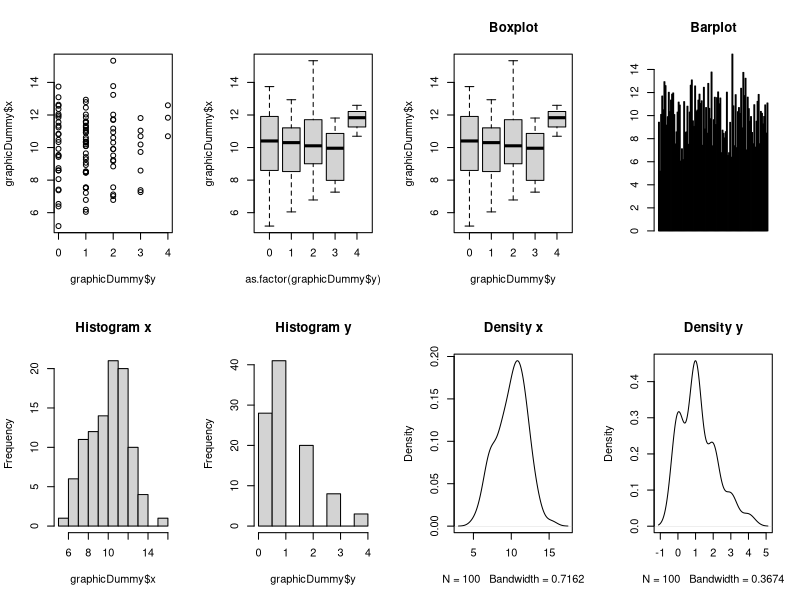
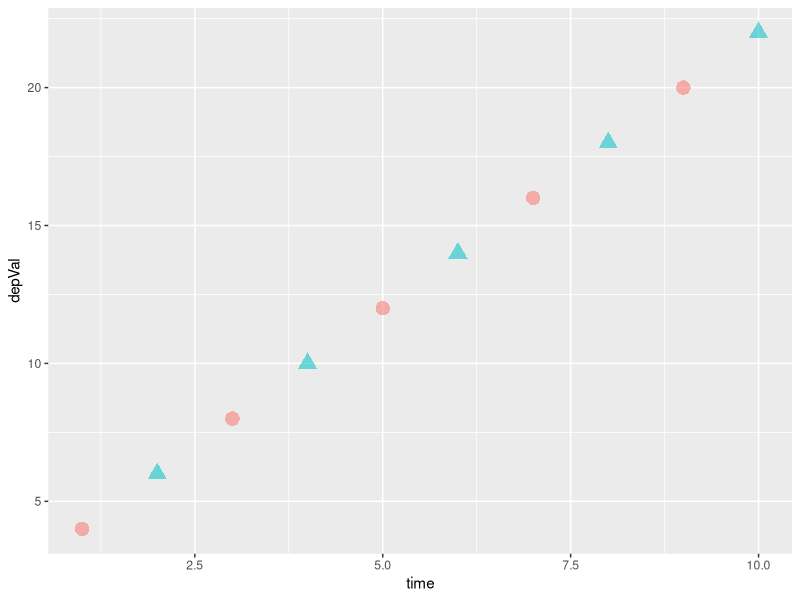
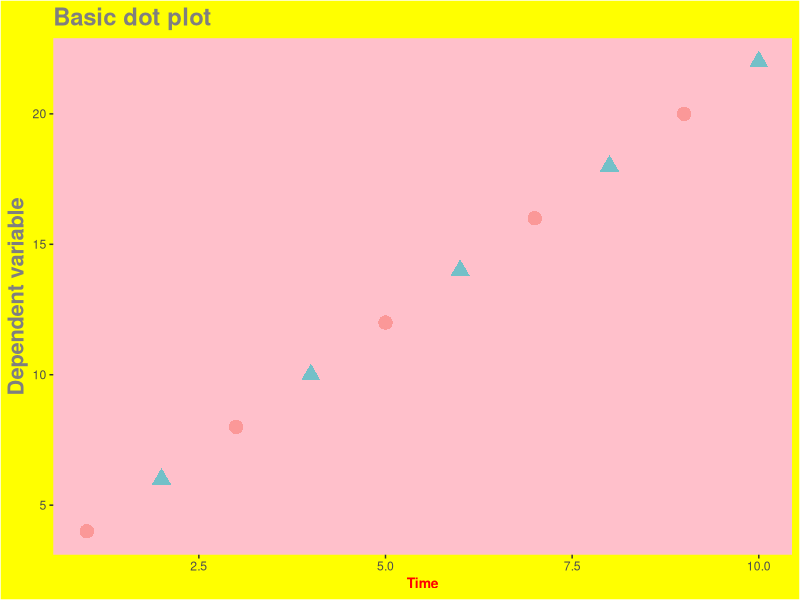
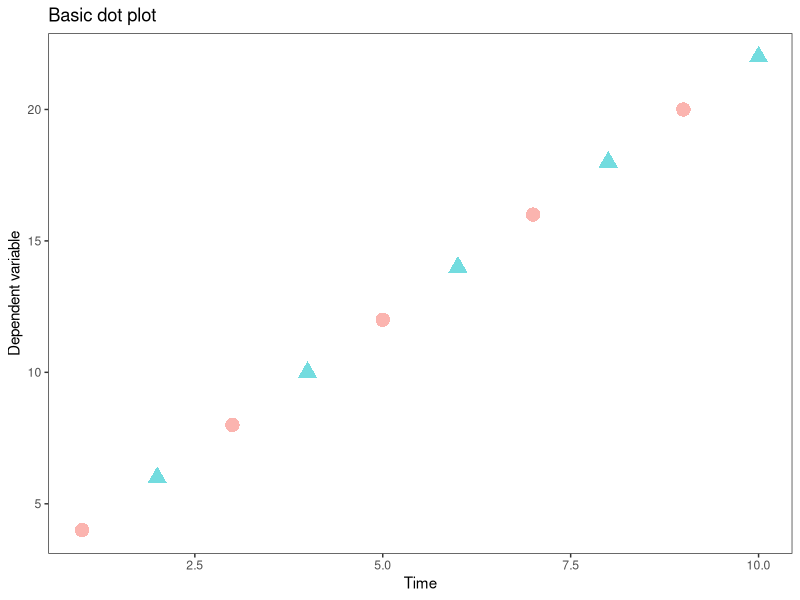
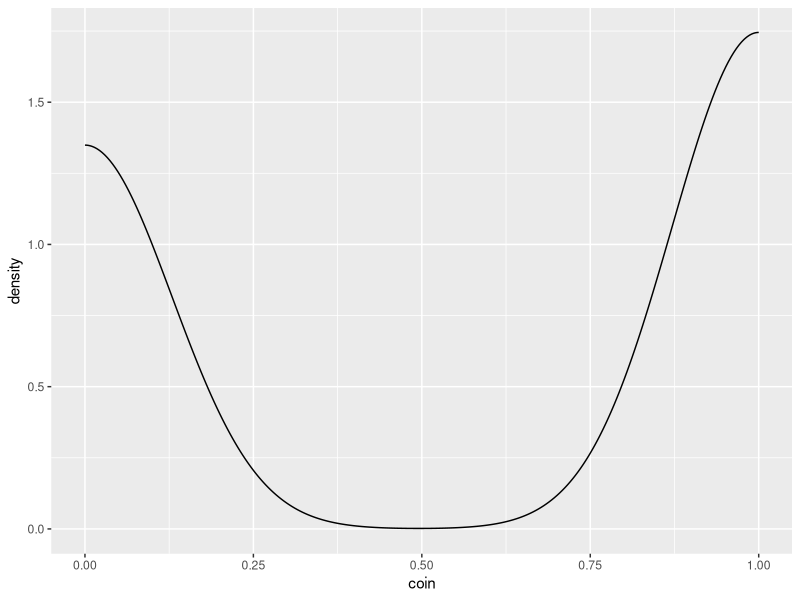
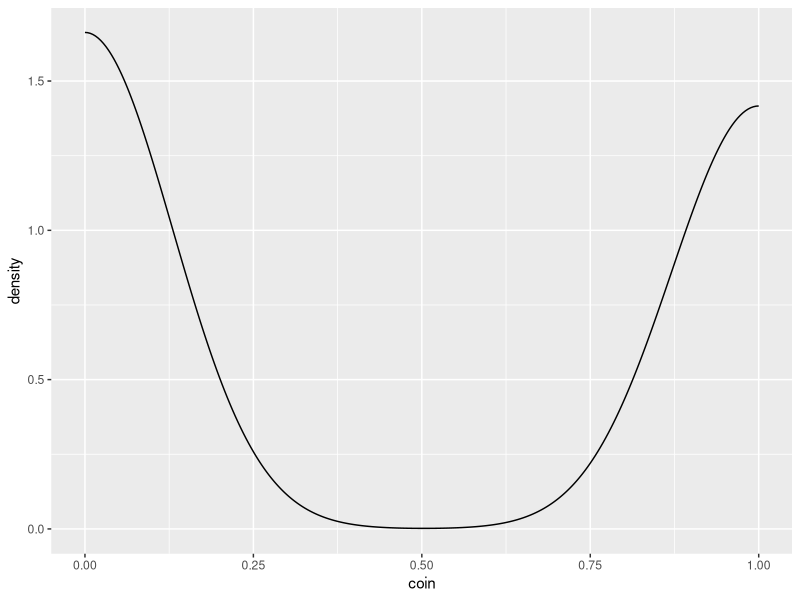
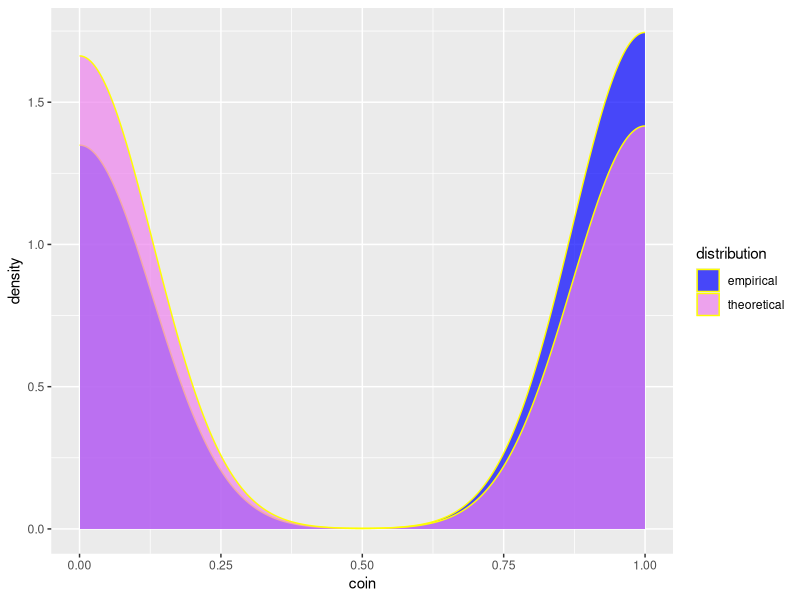
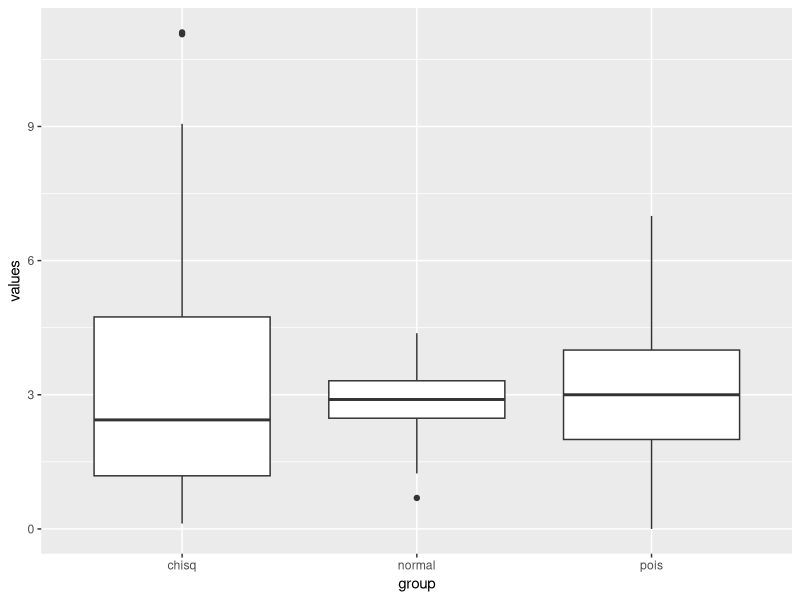

Generate these figures, in order, with R:
## ---- chunk 1
knitr::opts_chunk$set(echo = TRUE)
## ---- chunk 2
library('ggplot2')
library('dplyr')
## ---- chunk 3
graphicDummy <- data.frame(x = rnorm(100, 10, 2), y = rpois(100, 1.2))
par(mfrow = c(2,4))
plot(graphicDummy$x~graphicDummy$y)
plot(graphicDummy$x~as.factor(graphicDummy$y))
boxplot(graphicDummy$x~graphicDummy$y, main = 'Boxplot')
barplot(graphicDummy$x, main = 'Barplot')
hist(graphicDummy$x, main = 'Histogram x')
hist(graphicDummy$y, main = 'Histogram y')
plot(density(graphicDummy$x), main = 'Density x')
plot(density(graphicDummy$y), main = 'Density y')
## ---- chunk 4
plotTable <- data.frame(time = 1:10,
                        depVal = c((1:10)*2)+2,
                        typeDep = rep(c('first', 'second'), times = 5))
basePlot <- ggplot(plotTable, aes(x = time, y = depVal)) +
  geom_point(aes(colour = typeDep, alpha = 0.8, shape = typeDep, size = 3.5),
             show.legend = FALSE)
basePlot
## ---- chunk 5
basePlot +
  labs(title = 'Basic dot plot', x = 'Time', y = 'Dependent variable') +
  theme(axis.title.x     = element_text(size = rel(0.7), colour = 'red'),
        axis.title.y     = element_text(size = rel(1.1)), 
        plot.background  = element_rect(fill = 'yellow'),
        panel.background = element_rect(fill = 'pink'),
        panel.grid       = element_blank(),
        title            = element_text(size = rel(1.3),
                                        colour = 'gray50',
                                        face = 'bold'))
## ---- chunk 6
basePlot +
  labs(title = 'Basic dot plot', x = 'Time', y = 'Dependent variable') +
  theme_bw() +
  theme(panel.grid = element_blank())
## ---- chunk 7
coinDensity <- data.frame(coin = c(rep(1, times = 282), rep(0, times = 218)))
ggplot(coinDensity, aes(x = coin)) + geom_density()
## ---- chunk 8
tCoinDensity <- data.frame(coin = rbinom(500, 1, 0.5))
ggplot(tCoinDensity, aes(x = coin)) + geom_density()
## ---- chunk 9
coinTest <- bind_rows(coinDensity, tCoinDensity) %>%
  bind_cols(distribution = rep(c('empirical', 'theoretical'), each = 500))
ggplot(coinTest, aes(x = coin, fill = distribution)) + 
  geom_density(alpha = 0.7, colour = 'yellow') +
  scale_fill_manual(values = c('blue', 'violet'))
## ---- chunk 10
boxGroups <- data.frame(group = rep(c('normal', 'chisq', 'pois'), each = 100),
                        values = c(rnorm(100, 3, 0.65), rchisq(100, 3), rpois(100, 3)))
ggplot(boxGroups, aes(x = group, y = values)) +
  geom_boxplot()
## ---- chunk 11
barGroups <- boxGroups
ggplot(barGroups, aes(x = group)) +
  geom_bar(stat = 'count')
## ---- chunk 12
brGroups <- boxGroups
ggplot(brGroups, aes(x = group, y = values)) +
  geom_col()
## ---- chunk 13
barGroups <- boxGroups %>% group_by(group) %>% summarise(grVal = max(values))
ggplot(barGroups, aes(x = group, y = grVal)) +
  geom_bar(stat = 'identity')
## ---- chunk 14
regVar <- c(sample(1:20, 100, replace = T))
regRes <- ((regVar * 2.6) + 0.8) + order(rnorm(100, 10, 4.25))
regDF <- data.frame(x = regVar, y = regRes)
ggplot(regDF, aes(x, y)) +
  geom_point(fill = 'yellow', colour = '#ff0099', shape = 21, stroke = 1.15) +
  geom_ribbon(stat='smooth', method = "lm", se = TRUE, 
              fill = '#990011', colour = 'yellow', alpha = 0.4,
              linetype = 3, size = 0.2) +
  geom_line(stat='smooth', method = "lm",
            colour = 'green', alpha = 1,
            linetype = 4, size = 1.15) +
  theme(panel.background = element_rect(fill = NA),
        axis.line = element_line(size = 1.15, colour = 'grey')) +
  labs(x = 'Values of X',
       y = 'y = 2.6 * x + 0.8',
       title = 'Example of regression plot') +
  annotate('text', label = 'y==2.6*x+0.8+epsilon', parse = T,
           x = 3.5, y = 135, colour = 'blue')
